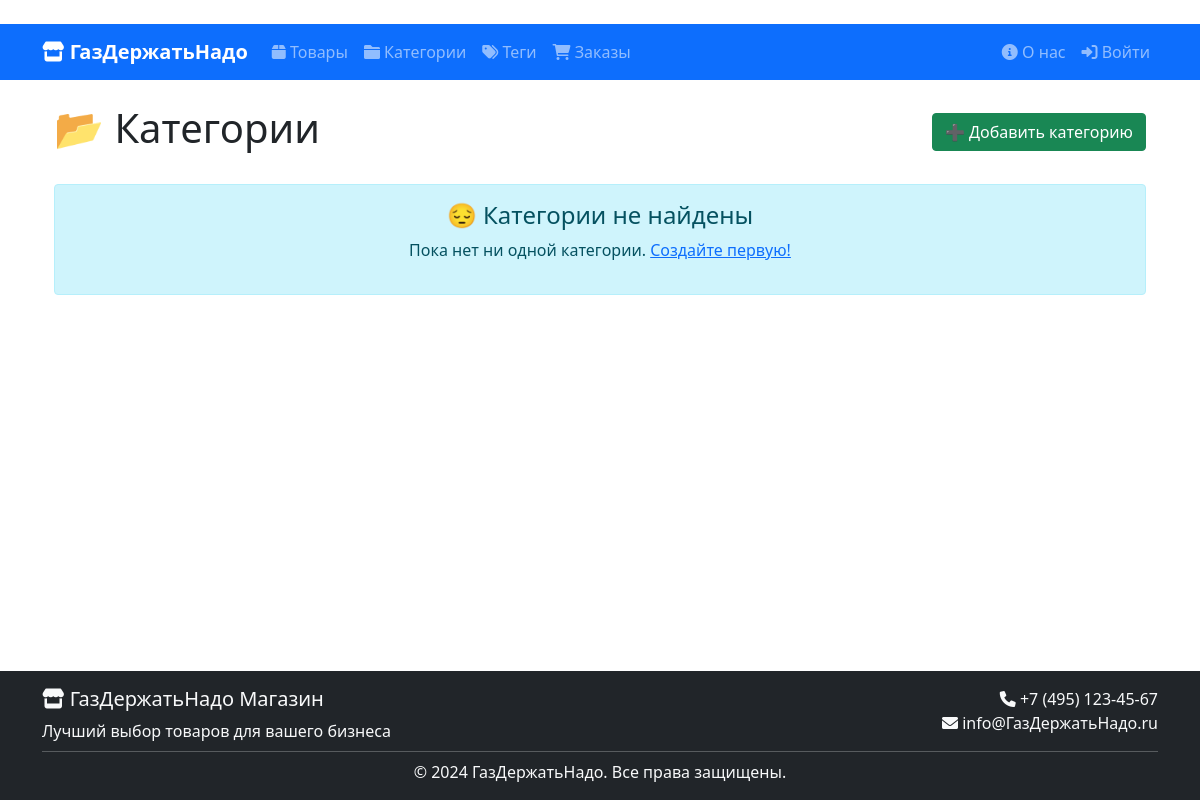
The page /categories/ on the database as committed earlier.
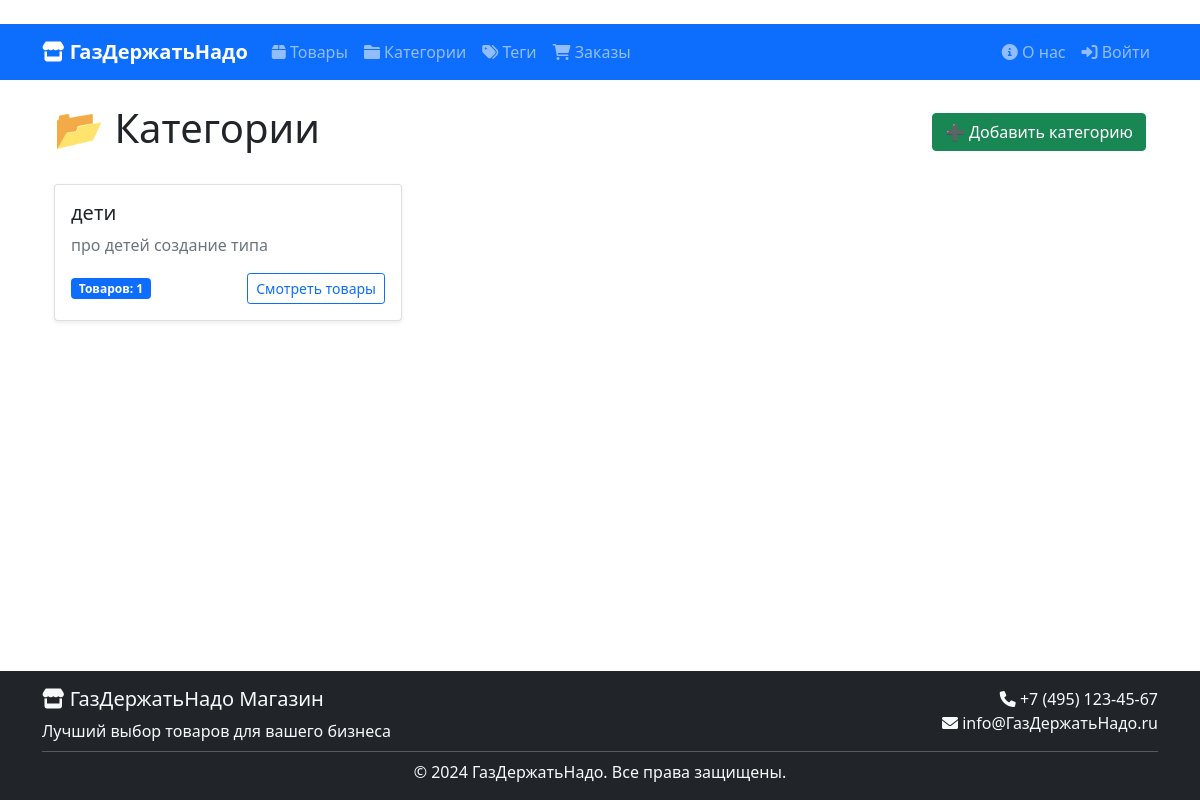
The same page on the database as committed later.
### services/models.py (models this page shows, shortened)
class Category(models.Model):
    name = models.CharField(max_length=200, verbose_name="Название категории")
    description = models.TextField(blank=True, verbose_name="Описание")
    created_at = models.DateTimeField(auto_now_add=True, verbose_name="Дата создания")
    class Meta:
        verbose_name = "Категория"
        verbose_name_plural = "Категории"
        ordering = ['name']

### services/views.py (the view)
# urls.py: path('categories/', views.category_list, name='category_list'),
def category_list(request):
    categories = Category.objects.annotate(
        active_products_count=Count('products', filter=Q(products__is_deleted=False))
    )
    return render(request, 'services/category_list.html', {'categories': categories})

### templates/services/category_list.html (shortened to what this page needs)
﻿{% extends 'base.html' %}
{% block content %}
<div class="container">
    <div class="d-flex justify-content-between align-items-center mb-4">
        <h1>📂 Категории</h1>
        <a href="{% url 'category_create' %}" class="btn btn-success">
            ➕ Добавить категорию
        </a>
    </div>
    <div class="row">
        {% for category in categories %}
        <div class="col-md-6 col-lg-4 mb-4">
            <div class="card h-100 shadow-sm">
                <div class="card-body">
                    <h5 class="card-title">{{ category.name }}</h5>
                    <p class="card-text text-muted">
                        {{ category.description|default:"Описание отсутствует" }}
                    </p>
                    <div class="mt-auto">
                        <div class="d-flex justify-content-between align-items-center">
                            <span class="badge bg-primary">
                                Товаров: {{ category.active_products_count }}
                            </span>
                            <a href="{% url 'product_list' %}?category={{ category.id }}"
                               class="btn btn-outline-primary btn-sm">
                                Смотреть товары
                            </a>
                        </div>
                    </div>
                </div>
            </div>
        </div>
        {% empty %}
        <div class="col-12">
            <div class="alert alert-info text-center">
                <h4>😔 Категории не найдены</h4>
                <p>Пока нет ни одной категории. <a href="{% url 'category_create' %}">Создайте первую!</a></p>
            </div>
        </div>
        {% endfor %}
    </div>
</div>
{% endblock %}

Rows that differ between the two databases and show on the page:
added Category: name "дети", description "про детей создание типа", active_products_count "1"
Other text that changed with them:
text no longer shown: "😔 Категории не найдены Пока нет ни одной категории. Создайте первую!"
